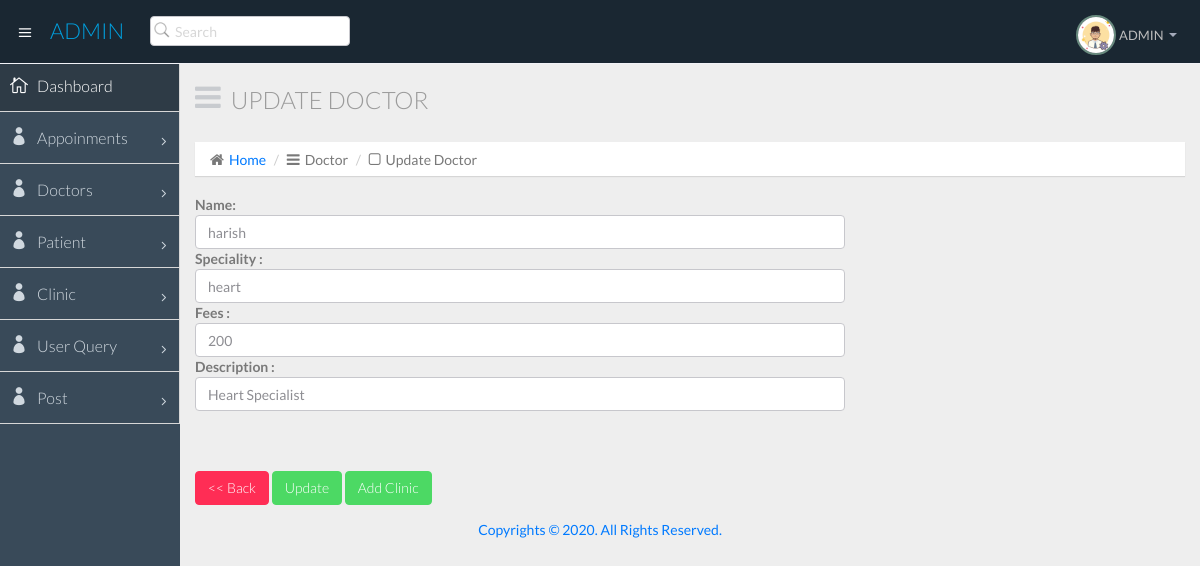
The app's page /admin/admin_Doctors_update.php?xcid=1 with its own data.
### tables this page shows
CREATE TABLE `doctor_list` (
  `did` int(11) NOT NULL,
  `name` varchar(50) NOT NULL,
  `image` varchar(50) NOT NULL,
  `speciality` varchar(100) NOT NULL,
  `fees` varchar(10) NOT NULL,
  `address` varchar(100) NOT NULL,
  `description` varchar(1500) NOT NULL,
  `emailid` varchar(50) NOT NULL,
  `contact` varchar(15) NOT NULL,
  `password` varchar(11) NOT NULL
);

### admin/admin_Doctors_update.php (the view, shortened to what this page needs)
	<?php
require('./comnpages/config.php');
?>
<!DOCTYPE html>
<html lang="en">
  <head>
    <link href="css/bootstrap.min.css" rel="stylesheet">
    <link href="css/bootstrap-theme.css" rel="stylesheet">
    <link href="css/elegant-icons-style.css" rel="stylesheet" />
    <link href="css/font-awesome.min.css" rel="stylesheet" />
    <link href="css/style.css" rel="stylesheet">
    <link href="css/style-responsive.css" rel="stylesheet" />
  </head>
  <body>
  <section id="container" class="">
      <?php require('./comnpages/header.php'); ?>
	   <?php require('./comnpages/side.php'); ?>
      <section id="main-content">
          <section class="wrapper">
		  <div class="row">
				<div class="col-md-12">
					<h3 class="page-header"><i class="fa fa fa-bars"></i>Update Doctor</h3>
					<ol class="breadcrumb">
						<li><i class="fa fa-home"></i><a href="index.html">Home</a></li>
						<li><i class="fa fa-bars"></i>Doctor</li>
						<li><i class="fa fa-square-o"></i>Update Doctor</li>
					</ol>
				</div>
				<div class="col-md-8">
			 <?php
			$update_id=$_REQUEST['xcid'];
			$sql="SELECT * FROM doctor_list WHERE did=$update_id";
			$select= mysqli_query($conn,$sql);
			$data_row = mysqli_fetch_array($select);
			?>
				<form  action="./model/admin_model_doctors_update.php" method="post">
                 <b>Name:</b>
				  <input type="text" class="form-control" name="name" value="<?php echo $data_row['name']; ?>" hidden >
				<b>Speciality :</b>
				<input type="text" name="speciality" class="form-control" value="<?php echo $data_row['speciality']; ?>">
				<b>Fees :</b>
				<input type="text" name="fees" class="form-control" value="<?php echo $data_row['fees']; ?>">
				<b>Description :</b>
				<input type="text" name="description" class="form-control" value="<?php echo $data_row['description']; ?>">
						<br><br><br>
			    <div class="box-footer">
					 <a  href="admin_Doctors.php" class="btn btn-danger"> << Back</a>
                     <button type="submit" class="btn btn-success">Update</button>
					<a  href="admin_clinic_add.php" class="btn btn-success">Add Clinic</a>
                  </div>
			   </form>
			  </div>
			</div>
          </section>
      </section>
		  <?php include("./comnpages/credit.php");?>
  </section>
  </body>
</html>

### records on screen
doctor_list: name "harish", speciality "heart", fees "200", description "Heart Specialist"
